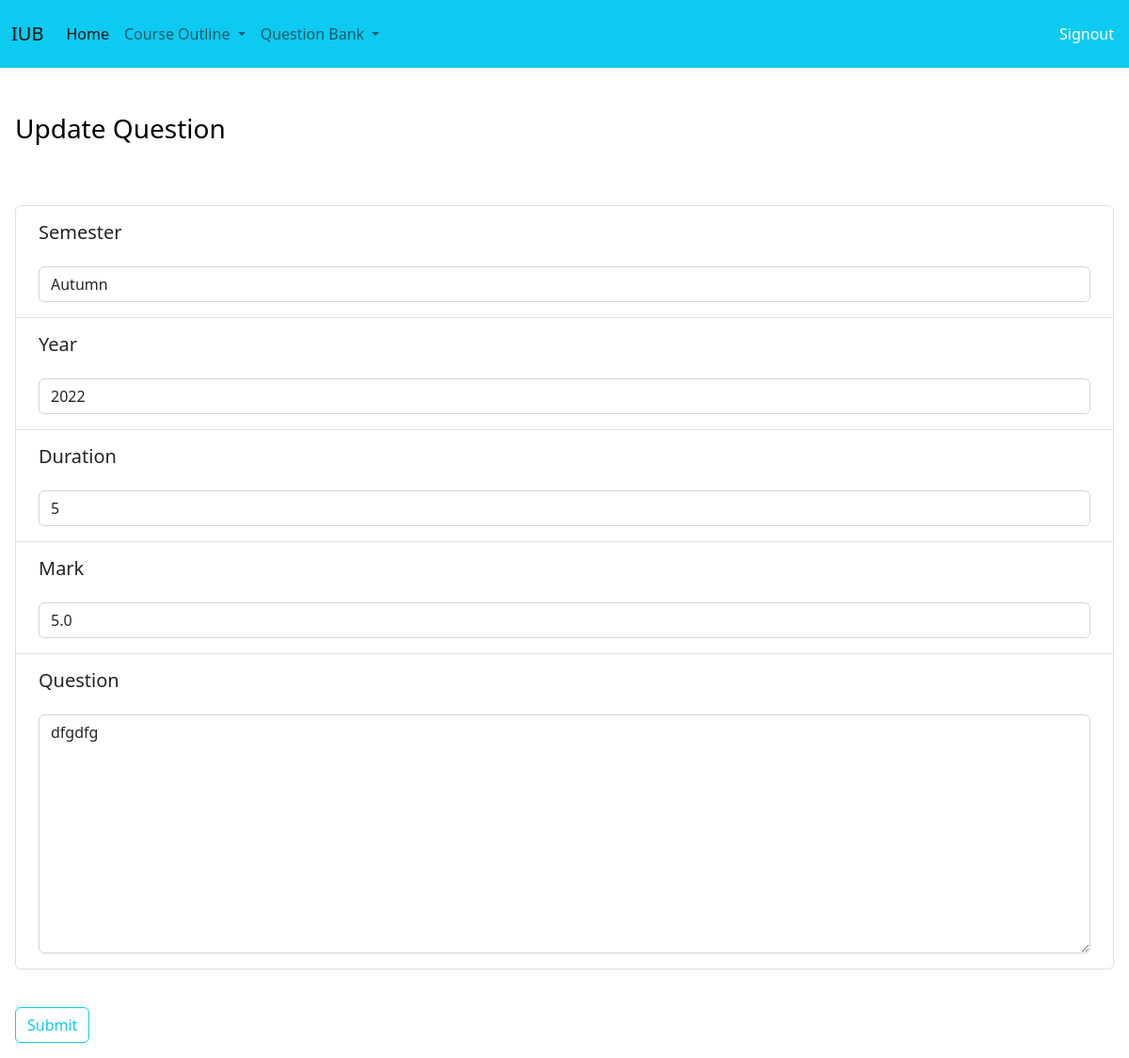
The page /update_question/1 on the database its author committed.
### bank/models.py (models this page shows, shortened)
class Question(models.Model):
    SEMS=(
        ('Summer','Summer'),
        ('Spring','Spring'),
        ('Autumn', 'Autumn')
    )
    semester=models.CharField(max_length=6, choices=SEMS)
    year=models.IntegerField(default=2022)
    duration=models.CharField(max_length=10)
    question=models.TextField()
    mark=models.FloatField()
    course_ID=models.OneToOneField(Course,on_delete=models.CASCADE,related_name="q_course")

### bank/views.py (the view)
# urls.py: path('update_question/<question_id>',views.updateQuestion,name="update_Question"),
def updateQuestion(request,question_id):
    question=Question.objects.get(pk=question_id)
    form=QuestionForm(request.POST or None,instance=question)
    if form.is_valid():
        form.save()
        return redirect('drafts_')
    context={'question':question,'form':form}
    return render(request, 'bank/updateQuestion.html',context)

### bank/forms.py
class QuestionForm(forms.ModelForm):
    class Meta:
        model=Question
        fields=['semester', 'year','duration','mark','question','course_ID']
        widgets={
            'semester':forms.Select(attrs={'class':'form-control','placeholder':'Select'}),
            'year':forms.TextInput(attrs={'class':'form-control'}),
            'duration':forms.TextInput(attrs={'class':'form-control','placeholder':'Enter duration, example: 15 mins'}),
            'mark':forms.NumberInput(attrs={'class':'form-control','placeholder':'Enter weight'}),
            'question':forms.Textarea(attrs={'class':'form-control','placeholder':'Type your question here'}),
            'course_ID':forms.Select(attrs={'class':'form-control','placeholder':'Course ID'}),
        }

### bank/models.py (called while the page is built)
    def __str__(self):
        return self.courseID

### bank/templates/bank/updateQuestion.html (shortened to what this page needs)
{% extends 'bank/base.html' %}
{% block title %}
Update Question
{% endblock %}
{% block content %}
<br>
<form class="p-3 me-3 mt-3 table align-middle mb-0 bg-white" action="" method="POST">
    <ul class="questionList fw-normal form-light list-group text-black">
        <li id="sem" label="Semester"class=" list-group-item"><label  class="p-2 text-lg-start"><h5>Semester</h5></label><div>{{ form.semester }}</div></li>
        <li id="year" class="Year list-group-item"><label  class="p-2 text-lg-start"><h5>Year</h5></label><div>{{ form.year }}</div></li>
        <li id="dur" class="Year list-group-item"><label  class="p-2 text-lg-start"><h5>Duration</h5></label><div>{{ form.duration }}</div></li>
        <li id="mark" class="Mark list-group-item"><label  class="p-2 text-lg-start"><h5>Mark</h5></label><div>{{ form.mark }}</div></li>
        <li id="qtn" class="Question list-group-item"><label  class="p-2 text-lg-start"><h5>Question</h5></label><div>{{ form.question }}</div></li>
    </ul>
    <br/>
    <input type="submit" value="Submit" class="mt-3 btn btn-outline-info" href="{% url 'drafts_' %}">
</form>
{% endblock %}

### rows shown on the page
Question: semester "Autumn", year "2022", duration "5", mark "5.0", question "dfgdfg"
